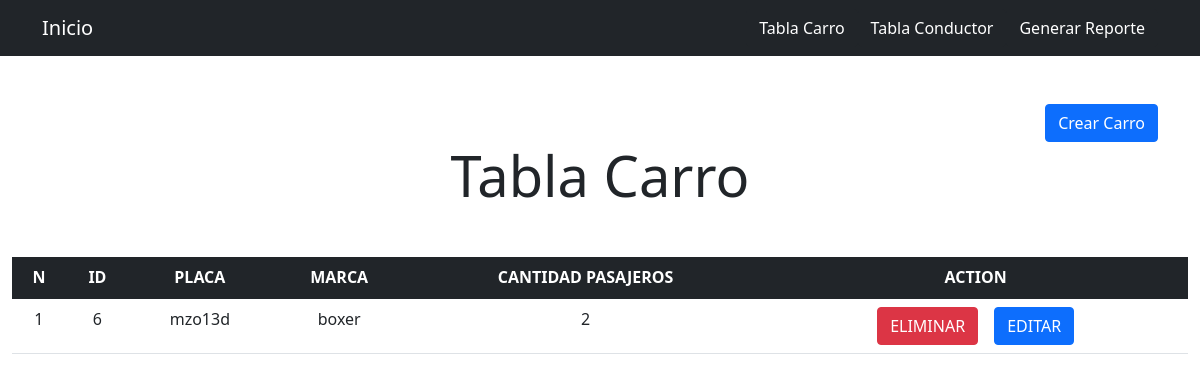
/carro_read.php, run on the app's committed database.
### tables this page shows
CREATE TABLE `carro` (
  `id_carro` int(11) NOT NULL,
  `placa` varchar(7) NOT NULL,
  `marca` varchar(100) NOT NULL,
  `cant_pasajeros` int(11) NOT NULL
);

### Models/connection.php (called while the page is built)
<?php
try {
    class connection{
        static public function conectar(){
            $database = new PDO('mysql:host=localhost;dbname=api', 'root', 'camilo2001');
            return $database;
        }
    }
} catch (\Throwable $th) {
    print "¡Error!: " . $e->getMessage() . "<br/>";
    die();
}
?>

### Controllers/carro_controller.php (called while the page is built, shortened)
<?php
require_once 'Models/carroModel.php';
class carro_controller
{
    private $carro;
    public function __construct()
    {
        $this->carro = new carro();
    }
    public function carro_listar()
    {
        return json_encode($this->carro->carro_get());
    }
}

### Models/carroModel.php (called while the page is built, shortened)
<?php
require_once 'connection.php';
class carro
{
    private $database;
    public function __construct()
    {
        $this->database = connection::conectar();
    }
    public function carro_get()
    {
        $statement = $this->database->prepare("SELECT * FROM carro");
        $statement->execute();
        $result = $statement->fetchAll(PDO::FETCH_ASSOC);
        return $result;
    }
}

### carro_read.php (the view)
<?php include_once './Views/base/header.php'; ?>
<div class="container mt-5 d-flex justify-content-end">
    <a href="./carro_create.php" class="btn btn-primary">Crear Carro</a>
</div>
<h1 class="text-center display-4">Tabla Carro</h1>
<div class="container-fluid d-flex justify-content-center my-5">
    <table class="table text-center">
        <thead class="table-dark">
            <tr>
                <th scope="col">N</th>
                <th scope="col">ID</th>
                <th scope="col">PLACA</th>
                <th scope="col">MARCA</th>
                <th scope="col">CANTIDAD PASAJEROS</th>
                <th scope="col">ACTION</th>
            </tr>
        </thead>
        <tbody id="table">
            <?php
        include_once "./Controllers/carro_controller.php";
        $actas = new carro_controller();
        $array = json_decode($actas->carro_listar());
        $j = 1;
        for ($i = 0; $i < count($array); $i++) {
            echo
                "<tr><td>" . $j . "</td>"
                . "<td>" . $array[$i]->id_carro . "</td>"
                . "<td>" . $array[$i]->placa . "</td>"
                . "<td>" . $array[$i]->marca . "</td>"
                . "<td>" . $array[$i]->cant_pasajeros . "</td>"
                . "<td>
    <div class='d-flex justify-content-center'>
    <a href='./carro_delete.php?id=" . $array[$i]->id_carro . "' class='btn btn-danger mx-2'>ELIMINAR</a>
    <a href='./carro_update.php?id=" . $array[$i]->id_carro . "' class='btn btn-primary mx-2' > EDITAR</a>
    </div>
    </td></tr>";
            $j++;
        }
        ?>
        </tbody>
    </table>
</div>
<?php include_once './Views/base/footer.php'; ?>

### data on the page
carro: id_carro "6", placa "mzo13d", marca "boxer", cant_pasajeros "2"
